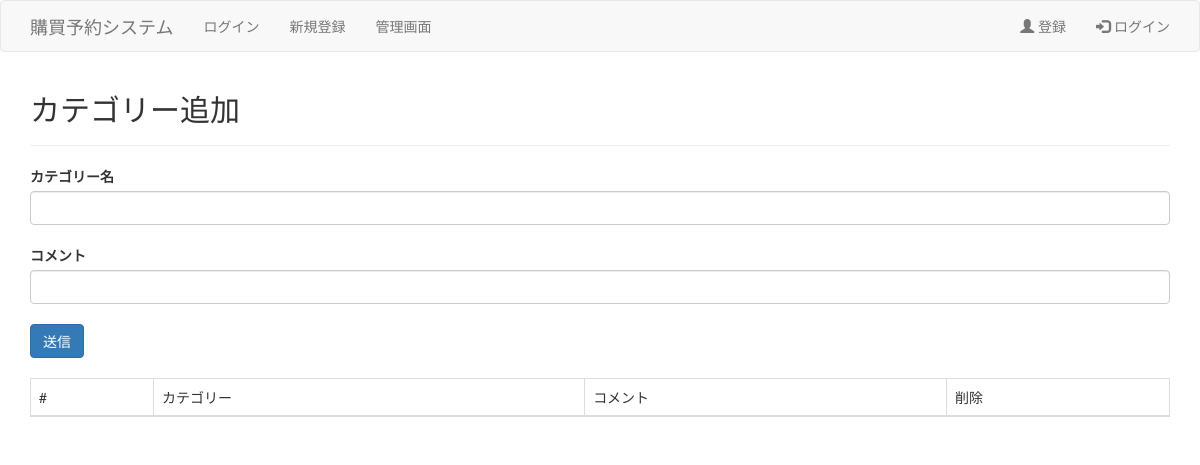
/console/category_manage.php, run on an earlier commit of the app's database.
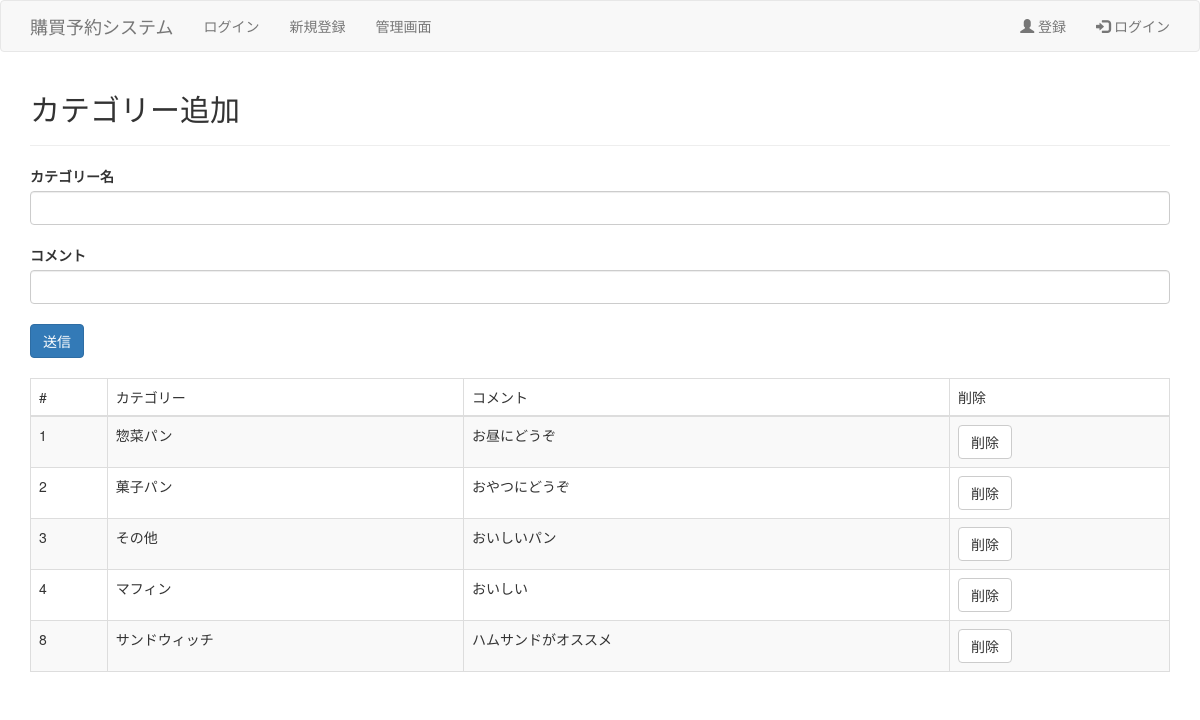
And on a later commit of the database.
### tables this page shows
CREATE TABLE `category` (
  `id` int(255) NOT NULL,
  `name` varchar(255) NOT NULL,
  `comment` varchar(255) NOT NULL
);

### console/category_manage.php (the view, shortened to what this page needs)
<?php
require("../connect_db.php");
require("../head.php");
output("カテゴリー管理ページ");
?>
<form action="category_manager.php" method="post">
<div class="container">
  <h2>カテゴリー追加</h2>
  <hr>
<div class="form-froup">
  <label>カテゴリー名</br></label>
  <input type="text" name="name" maxlength="100" class="form-control"></br>
</div>
<div class="form-froup">
  <label>コメント</br></label>
  <input type="text" name="comment" maxlength="100" class="form-control"></br>
</div>
  <input class="btn btn-primary" type="submit" name="submit" value="送信">
<table id="category" class="table table-striped table-bordered cellspacing="0"">
<thead><tr><td>#</td><td>カテゴリー</td><td>コメント</td><td>削除</td></tr></thead>
<?php
$query = "SELECT * FROM category";
$result = mysqli_query($link, $query);
while ($row = mysqli_fetch_assoc($result)){
  echo "<tr>";
  echo "<td>".$row["id"]."</td>";
  echo "<td>".$row["name"]."</td>";
  echo "<td>".$row["comment"]."</td>";
  echo "<td><button class=\"btn btn-default\" type='submit' name='del' value='",$row["id"],"'>削除</button></td>";
  echo "</tr>";
};
?>
</div>

### head.php (shortened to what this page needs)
<?php
function output($title){
      echo <<<EOM
      <!DOCTYPE html>
      <meta charset="utf-8">
      <meta http-equiv="Content-Type" content="text/html; charset=UTF-8">
      <meta name="viewport" content="width=device-width, initial-scale=1">
      <html lang = "ja">
      <head>
        <title> $title </title>
        <link rel="stylesheet" href="//maxcdn.bootstrapcdn.com/bootstrap/3.3.7/css/bootstrap.min.css">
        <link rel="stylesheet" href="https://cdn.datatables.net/1.10.16/css/dataTables.bootstrap.min.css">
        <link rel="stylesheet" href="https://cdn.datatables.net/responsive/2.2.0/css/responsive.bootstrap.min.css">
        <script src="//code.jquery.com/jquery-1.12.4.js"></script>
        <script src="https://cdn.datatables.net/1.10.16/js/jquery.dataTables.min.js"></script>
        <script src="https://cdn.datatables.net/1.10.16/js/dataTables.bootstrap.min.js"></script>
        <script src="https://cdn.datatables.net/responsive/2.2.0/js/dataTables.responsive.min.js"></script>
        <script src="https://cdn.datatables.net/responsive/2.2.0/js/responsive.bootstrap.min.js"></script>
      </head>
    <body>
      <nav class="navbar navbar-default">
        <div class="container">
          <div class="navbar-header">
            <a class="navbar-brand" href="/kobai-sys">購買予約システム</a>
          </div>
          <ul class="nav navbar-nav">
            <li class="active">
            <li><a href="/kobai-sys/mypage/login.php">ログイン</a></li>
            <li><a href="/kobai-sys/mypage/regist_form.php">新規登録</a></li>
            <li><a href="/kobai-sys/console">管理画面</a></li>
          </ul>
          <ul class="nav navbar-nav navbar-right">
EOM;
          if (isset($_SESSION['sid'])){
            echo "<button type=\"button\" class=\"btn btn-default navbar-btn\"><a href=\"/kobai-sys/mypage/history.php\">あなたの予約履歴</a></button>";
            echo "<a href=\"/kobai-sys/mypage/mypage.php\"><p class=\"navbar-text\">ようこそ！".$_SESSION['sid']."さん</p></a>";
          }else {
            echo "<li><a href=\"/kobai-sys/mypage/regist_form.php\"><span class=\"glyphicon glyphicon-user\"></span> 登録</a></li>";
            echo "<li><a href=\"/kobai-sys/mypage/login.php\"><span class=\"glyphicon glyphicon-log-in\"></span> ログイン</a></li>";
          }
echo <<<EOM
          </ul>
        </div>
      </nav>
EOM;
}

What changed in the data, as far as the page shows it:
added category: id "1", name "惣菜パン", comment "お昼にどうぞ"
added category: id "2", name "菓子パン", comment "おやつにどうぞ"
added category: id "3", name "その他", comment "おいしいパン"
added category: id "4", name "マフィン", comment "おいしい"
added category: id "8", name "サンドウィッチ", comment "ハムサンドがオススメ"
